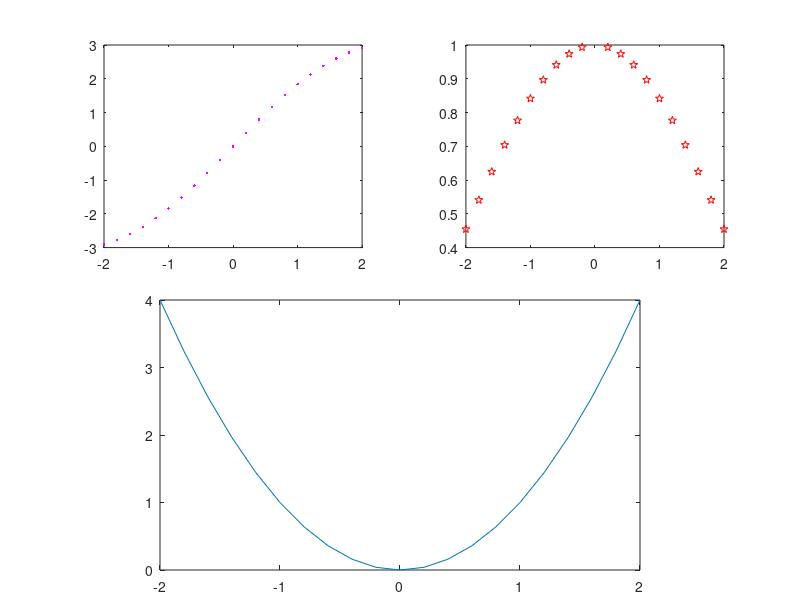

The MATLAB source for this figure:
%将一个绘图窗口分割成 m*n 个子区域，并 按行 从左至右 依次编号. p表示第 p 个绘图子区域.
%subplot('Position',[left,bottom,width,height])
x = -2:0.2:2;
y1 = x + sin(x);
y2 = sin(x) ./ x;
y3 = (x.^2);
subplot(2, 2, 1), plot(x, y1, 'm.');    %'m'表示洋红，'.'表示用点标出数据点
subplot(2, 2, 2), plot(x, y2, 'rp');    %'r'表示红色，'p'表示五角星
subplot('position', [0.2, 0.05, 0.6, 0.45]), plot(x, y3)
